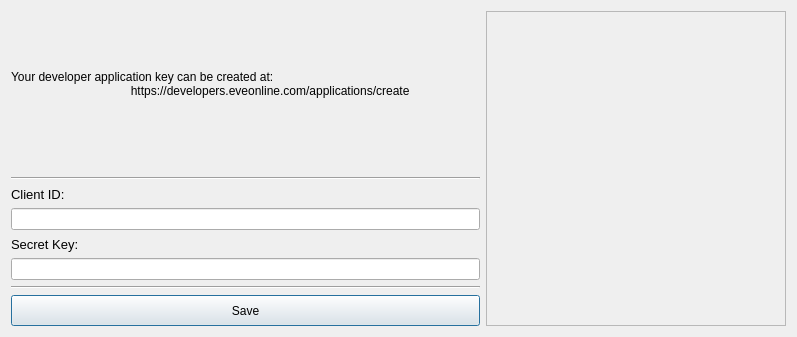
<?xml version="1.0" encoding="UTF-8"?>
<ui version="4.0">
    <class>add_char</class>
    <widget class="QDialog" name="add_char">
        <property name="geometry">
            <rect>
                <x>0</x>
                <y>0</y>
                <width>797</width>
                <height>337</height>
            </rect>
        </property>
        <property name="minimumSize">
            <size>
                <width>717</width>
                <height>337</height>
            </size>
        </property>
        <property name="maximumSize">
            <size>
                <width>900</width>
                <height>551</height>
            </size>
        </property>
        <property name="windowTitle">
            <string>Add Characters</string>
        </property>
        <property name="styleSheet">
            <string notr="true"/>
        </property>
        <layout class="QHBoxLayout" name="horizontalLayout">
            <item>
                <layout class="QVBoxLayout" name="verticalLayout_3">
                    <item>
                        <widget class="QLabel" name="label_3">
                            <property name="text">
                                <string>Your developer application key can be created at:
                                    https://developers.eveonline.com/applications/create
                                </string>
                            </property>
                            <property name="wordWrap">
                                <bool>true</bool>
                            </property>
                            <property name="openExternalLinks">
                                <bool>true</bool>
                            </property>
                        </widget>
                    </item>
                    <item>
                        <widget class="Line" name="line">
                            <property name="orientation">
                                <enum>Qt::Horizontal</enum>
                            </property>
                        </widget>
                    </item>
                    <item>
                        <layout class="QVBoxLayout" name="verticalLayout">
                            <item>
                                <widget class="QLabel" name="label">
                                    <property name="minimumSize">
                                        <size>
                                            <width>429</width>
                                            <height>16</height>
                                        </size>
                                    </property>
                                    <property name="maximumSize">
                                        <size>
                                            <width>16777215</width>
                                            <height>16</height>
                                        </size>
                                    </property>
                                    <property name="font">
                                        <font>
                                            <pointsize>10</pointsize>
                                        </font>
                                    </property>
                                    <property name="text">
                                        <string>Client ID:</string>
                                    </property>
                                    <property name="buddy">
                                        <cstring>client_id_input</cstring>
                                    </property>
                                </widget>
                            </item>
                            <item>
                                <widget class="QLineEdit" name="client_id_input">
                                    <property name="enabled">
                                        <bool>true</bool>
                                    </property>
                                </widget>
                            </item>
                        </layout>
                    </item>
                    <item>
                        <layout class="QVBoxLayout" name="verticalLayout_2">
                            <item>
                                <widget class="QLabel" name="label_2">
                                    <property name="minimumSize">
                                        <size>
                                            <width>429</width>
                                            <height>16</height>
                                        </size>
                                    </property>
                                    <property name="maximumSize">
                                        <size>
                                            <width>16777215</width>
                                            <height>16</height>
                                        </size>
                                    </property>
                                    <property name="font">
                                        <font>
                                            <pointsize>10</pointsize>
                                        </font>
                                    </property>
                                    <property name="text">
                                        <string>Secret Key:</string>
                                    </property>
                                    <property name="buddy">
                                        <cstring>secret_key_input</cstring>
                                    </property>
                                </widget>
                            </item>
                            <item>
                                <widget class="QLineEdit" name="secret_key_input">
                                    <property name="echoMode">
                                        <enum>QLineEdit::Password</enum>
                                    </property>
                                </widget>
                            </item>
                        </layout>
                    </item>
                    <item>
                        <widget class="Line" name="line_2">
                            <property name="orientation">
                                <enum>Qt::Horizontal</enum>
                            </property>
                        </widget>
                    </item>
                    <item>
                        <widget class="QPushButton" name="save_dev">
                            <property name="minimumSize">
                                <size>
                                    <width>0</width>
                                    <height>31</height>
                                </size>
                            </property>
                            <property name="styleSheet">
                                <string notr="true"/>
                            </property>
                            <property name="text">
                                <string>Save</string>
                            </property>
                        </widget>
                    </item>
                </layout>
            </item>
            <item>
                <widget class="QFrame" name="frame">
                    <property name="minimumSize">
                        <size>
                            <width>300</width>
                            <height>0</height>
                        </size>
                    </property>
                    <property name="styleSheet">
                        <string notr="true"/>
                    </property>
                    <property name="frameShape">
                        <enum>QFrame::StyledPanel</enum>
                    </property>
                    <property name="frameShadow">
                        <enum>QFrame::Raised</enum>
                    </property>
                    <layout class="QVBoxLayout" name="verticalLayout_4">
                        <property name="spacing">
                            <number>0</number>
                        </property>
                        <property name="leftMargin">
                            <number>0</number>
                        </property>
                        <property name="topMargin">
                            <number>0</number>
                        </property>
                        <property name="rightMargin">
                            <number>0</number>
                        </property>
                        <property name="bottomMargin">
                            <number>0</number>
                        </property>
                        <item>
                            <layout class="QVBoxLayout" name="load_sso">
                                <property name="spacing">
                                    <number>0</number>
                                </property>
                            </layout>
                        </item>
                    </layout>
                </widget>
            </item>
        </layout>
    </widget>
    <resources/>
    <connections/>
</ui>
